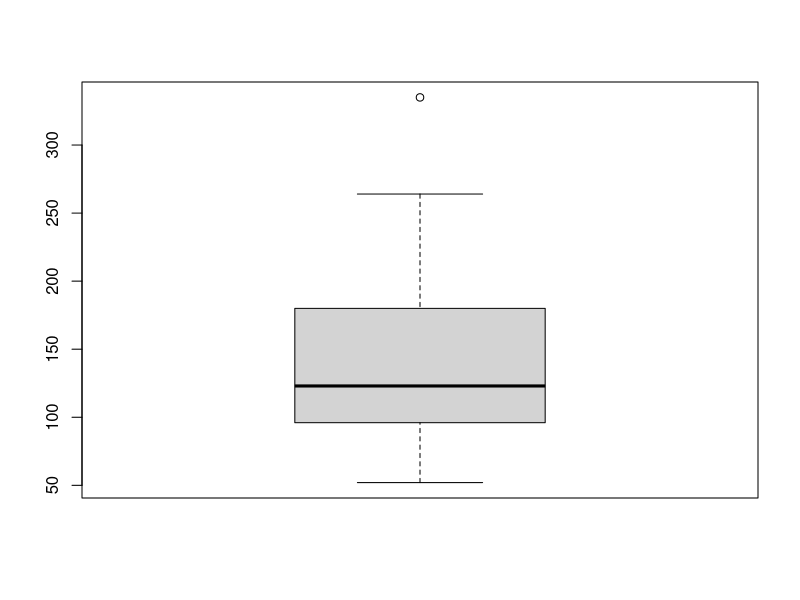
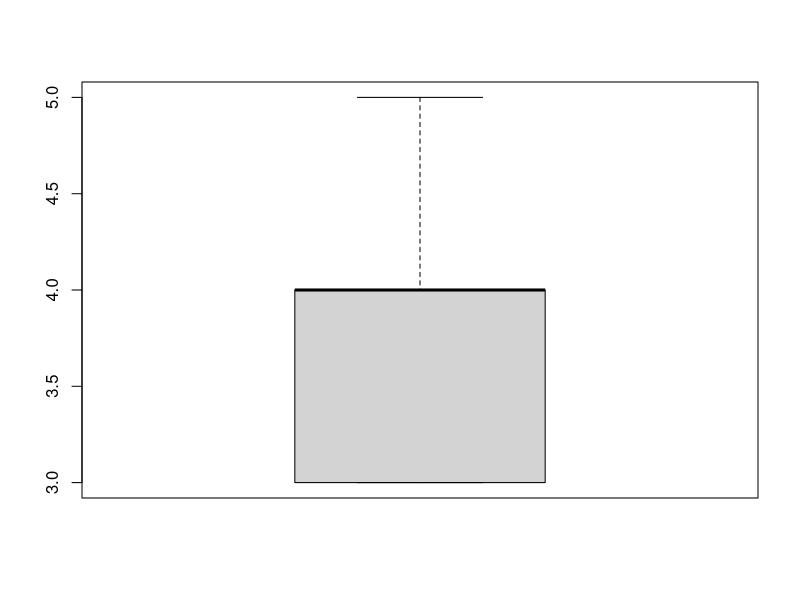
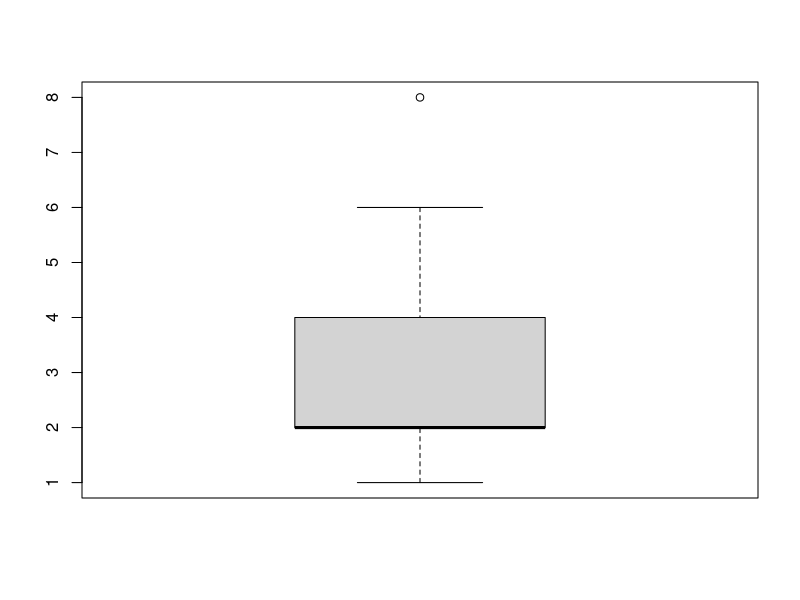

Write R code to recreate these figures, in order.
#boxplot assignment
str(mtcars)
boxplot(mtcars$hp)
boxplot(mtcars$gear)
boxplot(mtcars$carb)
attach(mtcars)
median(carb)
IQR(carb)
quantile(carb)
